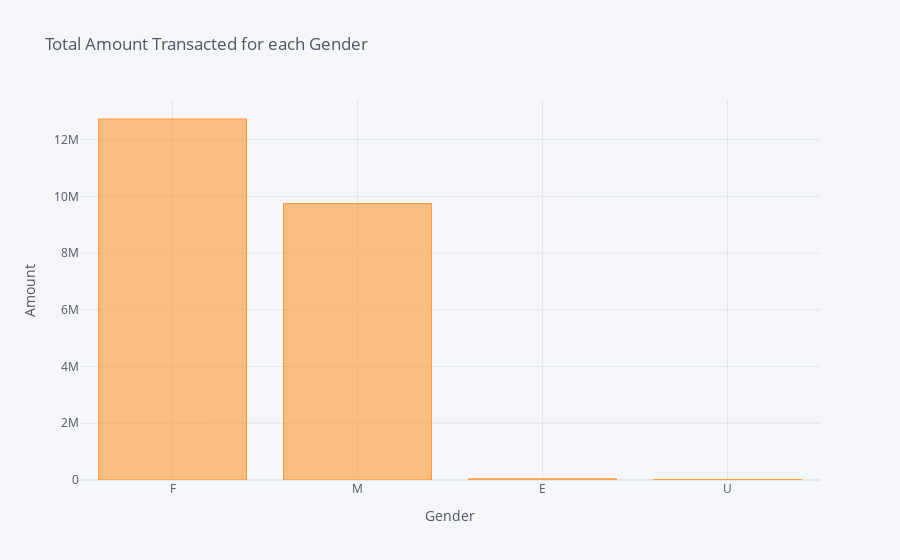

Here is the notebook cell this chart was saved with:
### Markdown cell above
Now let's look at gender

### Code cell
df.groupby('gender')['amount'].sum().sort_values(ascending = False).iplot(kind='bar', xTitle='Gender', yTitle='Amount', title='Total Amount Transacted for each Gender')

### Figure 1 — Plotly figure (JSON) as saved in the notebook; plotly's stock layout.template omitted (floating-point values rounded to 4 significant figures)
{"data": [{"marker": {"color": "rgba(255, 153, 51, 0.6)", "line": {"color": "rgba(255, 153, 51, 1.0)", "width": 1}}, "name": "amount", "orientation": "v", "text": "", "type": "bar", "x": ["F", "M", "E", "U"], "y": [12730000.0, 9745000.0, 43150.0, 16230.0]}], "layout": {"legend": {"bgcolor": "#F5F6F9", "font": {"color": "#4D5663"}}, "paper_bgcolor": "#F5F6F9", "plot_bgcolor": "#F5F6F9", "title": {"font": {"color": "#4D5663"}, "text": "Total Amount Transacted for each Gender"}, "xaxis": {"gridcolor": "#E1E5ED", "showgrid": true, "tickfont": {"color": "#4D5663"}, "title": {"font": {"color": "#4D5663"}, "text": "Gender"}, "zerolinecolor": "#E1E5ED"}, "yaxis": {"gridcolor": "#E1E5ED", "showgrid": true, "tickfont": {"color": "#4D5663"}, "title": {"font": {"color": "#4D5663"}, "text": "Amount"}, "zerolinecolor": "#E1E5ED"}}}
